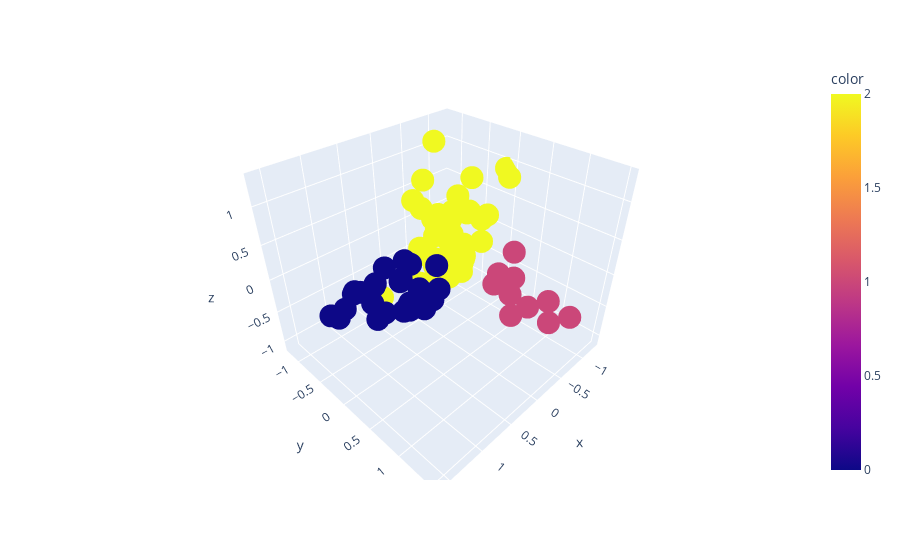

Notebook code cell kept with this figure:
### Markdown cell above
The above figure shows that 3 clusters are better than 4 clusters.

### Code cell
pca2 = PCA(n_components=3)
pc1, pc2, pc3 = zip(*pca2.fit_transform(X))
import plotly.express as px
fig = px.scatter_3d(cluster_assignments.tolist(), x=pc1 , y=pc2 , z=pc3, color=cluster_assignments)
fig.show()
